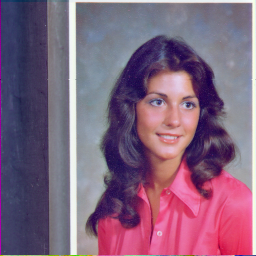
#> input picture python/Unidad_2/female.tiff, 256 x 256 px
$ python ej5.py
#> lines starting #> are read from the running program, lines starting #| are printed output that depends on the picture
# TODO: Ver otras posibilidades de adjuste de brillo

# Modifique el contraste de una imagen. Observe cómo se cambia su histograma.

import matplotlib.pyplot as plt
from skimage import img_as_float
from skimage.color import rgb2gray
from skimage.io import imread
from skimage.exposure import adjust_sigmoid
import tkinter as tk
from tkinter import filedialog

def plot_img_hist(img, num_plot, title='Imagen original'):
    '''
    Plots de imagen e histograma
    '''
    # Imagen
    plt.subplot(num_plot)
    plt.imshow(img, cmap='gray')
    plt.title(title)
    # Histograma
    plt.subplot(num_plot + 3)
    plt.hist(img_as_float(img).ravel(), bins=256)
    plt.xlim(0, 1)

try:
    # Busco imagen, obtengo su ruta y cambio el brillo
    root = tk.Tk()
    root.withdraw()
    file_path = filedialog.askopenfilename() # Sauvola
#> the answer given: female.tiff
    img = rgb2gray(imread(file_path))
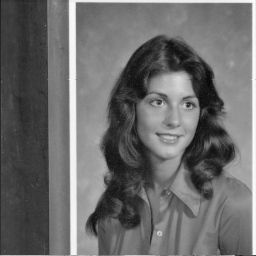
#> img: shape (256, 256) float64; min 0.0375, max 0.986, mean 0.422
    img_lowcontrast = adjust_sigmoid(img, cutoff=0.5, gain=0.1)
    img_highcontrast = adjust_sigmoid(img, cutoff=0.5, gain=20)
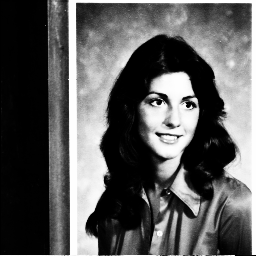
#> img_highcontrast: shape (256, 256) float64; min 9.62e-05, max 1, mean 0.36

    plot_img_hist(img, 231)
    plot_img_hist(img_lowcontrast, 232, 'Imagen con bajo contraste')
    plot_img_hist(img_highcontrast, 233, 'Imagen con alto contraste')

    # plt.show() # Esto no hace falta estando en Spyder
except:
    print('Cerraste la ventana!')

print('👋🏽')
root.destroy()
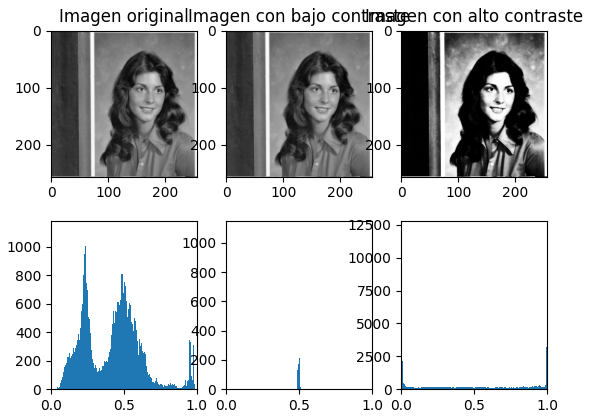
#> figure drawn by matplotlib, 6 panels; panel 2: tallest bar 1123 high, from x = 0.23 to 0.234; panel 4: tallest bar 1094 high, from x = 0.493 to 0.493; panel 6: tallest bar 12160 high, from x = 9.62e-05 to 0.004
